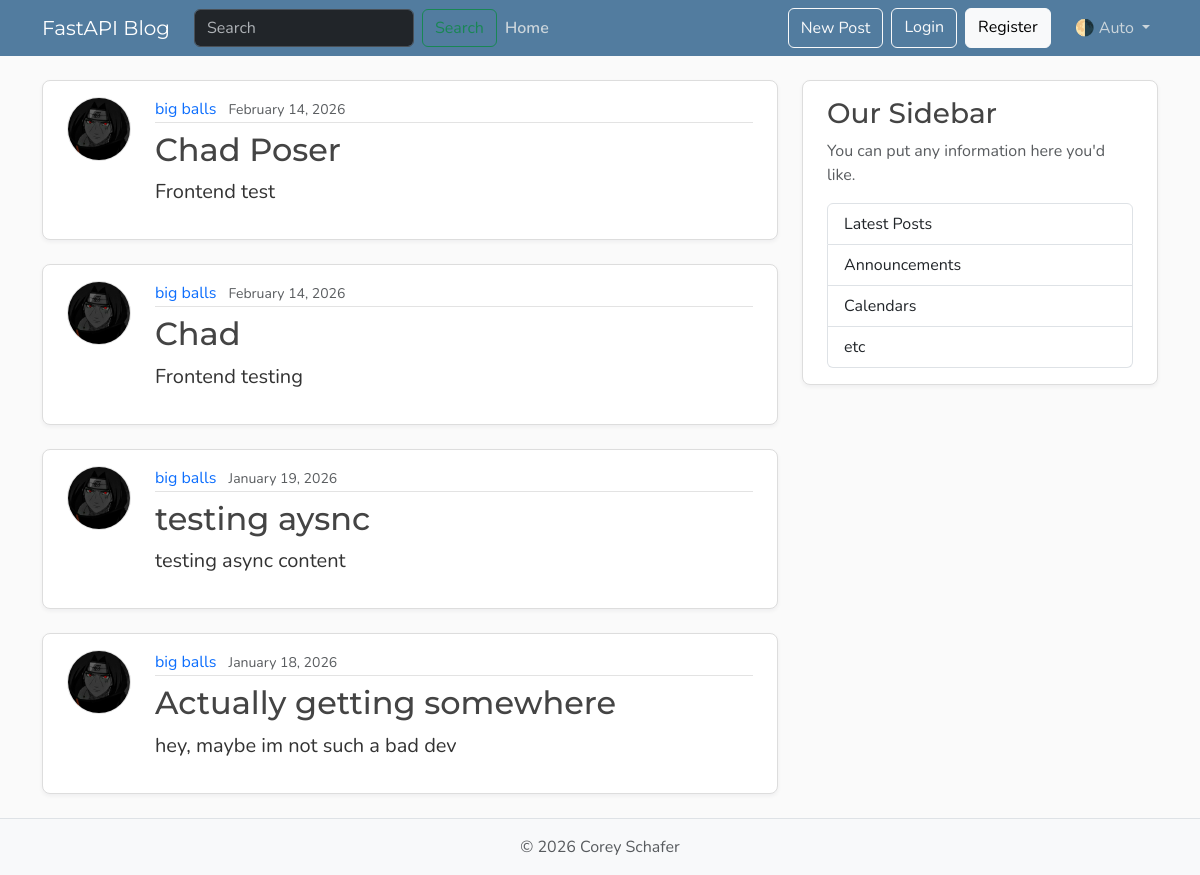
The page /posts on the database its author committed.
### models.py (models this page shows, shortened)
class Post(Base):
    __tablename__ = "posts"
    id: Mapped[int] = mapped_column(Integer, primary_key = True, index = True)
    title: Mapped[str] = mapped_column(String(100), nullable = False)
    content: Mapped[str] = mapped_column(Text, nullable = False)
    user_id: Mapped[int] = mapped_column(
        ForeignKey("users.id"),
        nullable = False,
        index = True,
    )
    date_posted: Mapped[datetime] = mapped_column(
        DateTime(timezone = True),
        default=lambda: datetime.now(timezone.utc),
    )
    author: Mapped[User] = relationship(back_populates = "posts")

class User(Base):
    __tablename__ = "users"
    id: Mapped[int] = mapped_column(Integer, primary_key = True, index = True)
    username: Mapped[str] = mapped_column(String(50), unique = True, nullable = False)
    email: Mapped[str] = mapped_column(String(120), unique = True, nullable = False)
    image_file: Mapped[str | None] = mapped_column(
        String(200),
        nullable = True,
        default = None,
    )
    posts: Mapped[list[Post]] = relationship(
        back_populates = "author",
        cascade = "all, delete-orphan",
    )

### main.py (the view)
@app.get("/", include_in_schema = False, name = "home")
@app.get("/posts", include_in_schema = False, name = "posts")
async def home(request: Request, db: Annotated[AsyncSession, Depends(get_db)]):
    result = await db.execute(
        select(models.Post)
        .options(selectinload(models.Post.author))
        .order_by(models.Post.date_posted.desc()),
    )
    posts = result.scalars().all()
    return templates.TemplateResponse(
        request,
        "home.html",
        {"posts": posts, "title": "Home"},
    )

### templates/home.html
{% extends "layout.html" %}
{% block content %}
  {% for post in posts %}
    <article class="content-section py-3 px-4 mb-4">
      <div class="d-flex align-items-start gap-4">
        <img class="rounded-circle article-img flex-shrink-0"
             src="{{ post.author.image_path }}"
             alt="{{ post.author.username }}'s profile picture"
             width="64"
             height="64"
             loading="lazy">
        <div class="flex-grow-1">
          <div class="article-metadata mb-2">
            <a class="me-2" href="{{ url_for('user_posts', user_id = post.author.id) }}">{{ post.author.username }}</a>
            <small class="text-body-secondary">{{ post.date_posted.strftime('%B %d, %Y') }}</small>
          </div>
          <h2>
            <a class="article-title"
              href="{{ url_for('post_page', post_id = post.id) }}">{{ post.title }}</a>
          </h2>
          <p class="article-content">{{ post.content }}</p>
        </div>
      </div>
    </article>
  {% endfor %}
{% endblock content %}

### static/css/main.css (style rules this page uses)
:root { --font-heading: "Montserrat", system-ui, -apple-system, BlinkMacSystemFont, sans-serif; --font-body: "Nunito", system-ui, -apple-system, BlinkMacSystemFont, sans-serif; --color-bg-body: #fafafa; --color-bg-content: #ffffff; --color-text-primary: #333333; --color-text-heading: #444444; --color-steel: #527c9f; --color-nav-link: #cbd5db; --color-nav-link-hover: #ffffff; --color-link-hover: #428bca; --color-border: #dddddd; --color-border-light: #e3e3e3; --spacing-xl: 5rem; --article-img-size: 4rem; --account-img-size: 7.813rem; }
body { font-family: var(--font-body); background: var(--color-bg-body); color: var(--color-text-primary); }
h1, h2, h3, h4, h5, h6 { font-family: var(--font-heading); color: var(--color-text-heading); }
a { text-decoration: none; }
.content-section { background: var(--color-bg-content); border: 1px solid var(--color-border); border-radius: 0.5rem; box-shadow: 0 2px 4px rgba(15, 23, 42, 0.05); transition: box-shadow 0.15s ease, transform 0.15s ease, border-color 0.15s ease; }
.article-title { color: var(--color-text-heading); transition: color 0.2s ease-in-out; }
.article-content { white-space: pre-line; font-size: 1.25rem; }
.article-img { height: var(--article-img-size); width: var(--article-img-size); flex-shrink: 0; object-fit: cover; border: 1px solid var(--color-border-light); box-shadow: 0 0 0 2px var(--color-bg-content); }
.article-metadata { padding-bottom: 0.063rem; border-bottom: 1px solid var(--color-border-light); }
.article-metadata a { transition: color 0.2s ease-in-out; }

### rows shown on the page
Post: author.image_path (picture), author.username "big balls", date_posted "February 14, 2026", title "Chad Poser", content "Frontend test"
Post: author.image_path (picture), author.username "big balls", date_posted "February 14, 2026", title "Chad", content "Frontend testing"
Post: author.image_path (picture), author.username "big balls", date_posted "January 19, 2026", title "testing aysnc", content "testing async content"
Post: author.image_path (picture), author.username "big balls", date_posted "January 18, 2026", title "Actually getting somewhere", content "hey, maybe im not such a bad dev"
